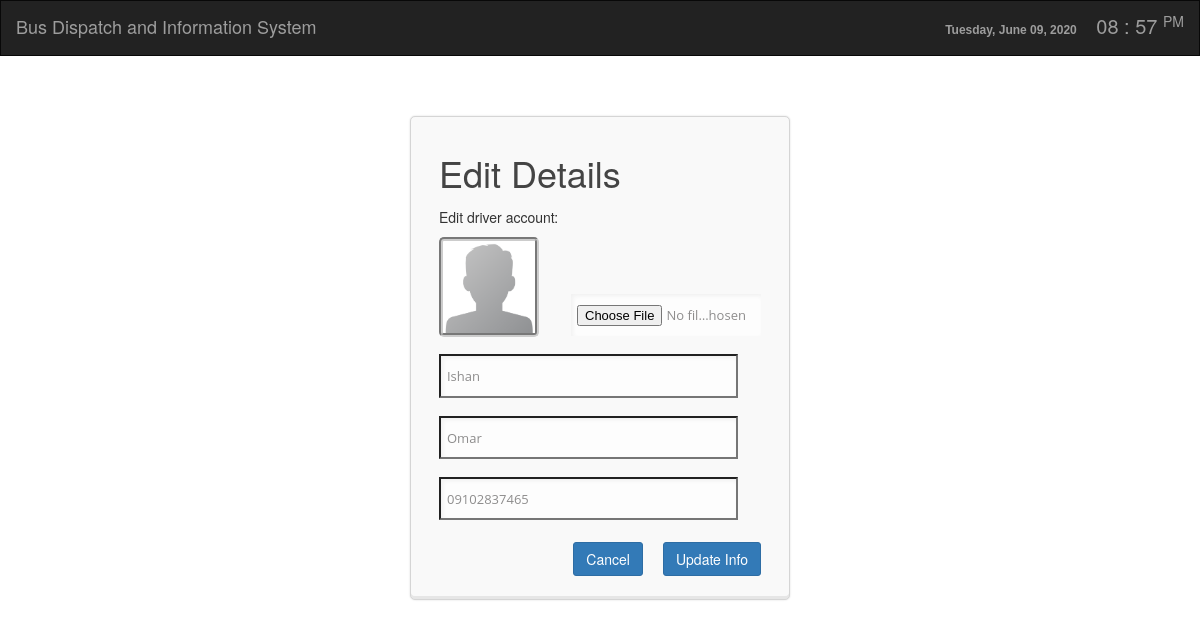
Page /admin/edit_driver.php?driverid=2 on the committed database.
### tables this page shows
CREATE TABLE IF NOT EXISTS `driver` (
  `driverid` int(11) NOT NULL AUTO_INCREMENT,
  `firstname` varchar(100) NOT NULL,
  `lastname` varchar(100) NOT NULL,
  `contact_number` varchar(100) NOT NULL,
  `profile` varchar(100) NOT NULL,
  `date_added` varchar(100) NOT NULL,
  `driver_travel` varchar(100) NOT NULL,
  PRIMARY KEY (`driverid`)
);

### admin/edit_driver.php (the view, shortened to what this page needs)
<?php include ('db/dbcon.php');
$ID=$_GET['driverid'];
 ?>
<!DOCTYPE html>
<html lang="en">
<head>
    <link href="css/css/bootstrap.min.css" rel="stylesheet">
    <link href="css/css/simple-sidebar.css" rel="stylesheet">
	<link href="css/css/signin.css" rel="stylesheet" type="text/css">
</head>
<body>
<nav class="navbar navbar-inverse" style="border-radius:0px;" >
<div class="container-fluid">
    <div class="navbar-header">
      <a class="navbar-brand">Bus Dispatch and Information System</a>
    </div>
    <ul class="nav navbar-nav navbar-right">
	<li class="">
	<a>
		<?php include('currentdate.php'); ?>&nbsp;&nbsp;&nbsp;&nbsp;&nbsp;<?php include('clock_lcd.php'); ?>
	</a>
	</li>
    </ul>
</div>
</nav>
<div class="account-container register">
	<div class="content clearfix">
		<form method="post" enctype="multipart/form-data">
			<h1>Edit Details</h1>
			<div class="login-fields">
<?php
  $query=mysql_query("select * from driver where driverid='$ID'")or die(mysql_error());
$row=mysql_fetch_array($query);
  ?>
				<p>Edit driver account:</p>
				<div class="field">
				<a href=""><?php if($row['profile'] != ""): ?>
				<img src="upload/<?php echo $row['profile']; ?>" width="100px" height="100px" style="border:4px groove #CCCCCC; border-radius:5px;">
				<?php else: ?>
				<img src="images/default.png" width="100px" height="100px" style="border:4px groove #CCCCCC; border-radius:5px;">
				<?php endif; ?>
				</a>
					<input type="file" name="image" style="width:190px; float:right; margin-top:57px;">
				</div>
				<div class="field">
					<input type="text" id="firstname" name="firstname" value="<?php echo $row['firstname']; ?>" placeholder="First Name" class="login" required />
				</div>
				<div class="field">
					<input type="text" id="lastname" name="lastname" value="<?php echo $row['lastname']; ?>" placeholder="Last Name" class="login" required />
				</div>
				<div class="field">
					<input type="text" maxlength="15" id="contact_number" name="contact_number" value="<?php echo $row['contact_number']; ?>" placeholder="Contact Number" class="login" required />
				</div>
			</div>
			<div class="login-actions">
				<button type="submit" name="update" class="button btn btn-primary btn-large">Update Info</button>
				<a href="driver.php"><button type="button" style="margin-right:20px;" class="button btn btn-primary btn-large">Cancel</button></a>
			</div>
		</form>
	</div>
</div>

### admin/css/css/signin.css (style rules this page uses)
body { background: url(../img/body-bg.png); }
.account-container { width: 380px; display: block; margin: 60px auto 0 auto; background: #f9f9f9; border: 1px solid #d5d5d5; -webkit-border-radius: 5px; -moz-border-radius: 5px; border-radius: 5px; box-shadow: 0px 0px 2px #dadada, inset 0px -3px 0px #e6e6e6; }
.content { padding: 16px 28px 23px; }
.login-fields .field { margin-bottom: 1.25em; }
.login-fields input { font-family: 'Open Sans'; font-size: 13px; color: #8e8d8d; padding: 11px 15px 10px 50px; background-color: #fdfdfd; width: 255px; display: block; margin: 0; box-shadow: inset 2px 2px 4px #f1f1f1; }
.login-actions { float: left; width: 100%; margin-top: -1em; margin-bottom: 1.25em; }
.account-container h1 { margin-bottom: .4em; color: #525252; }
.button { -webkit-border-radius: 3px; -moz-border-radius: 3px; border-radius: 3px; display: inline-block; float: right; margin-top: 18px; }
.register .login-actions { margin-bottom: 0; }
.register .login-fields input { width: 299px; padding-left: 6px; }
.register h1 { color: #444; }

### rows in the picture
driver: firstname "Ishan", lastname "Omar", contact_number "09102837465"
